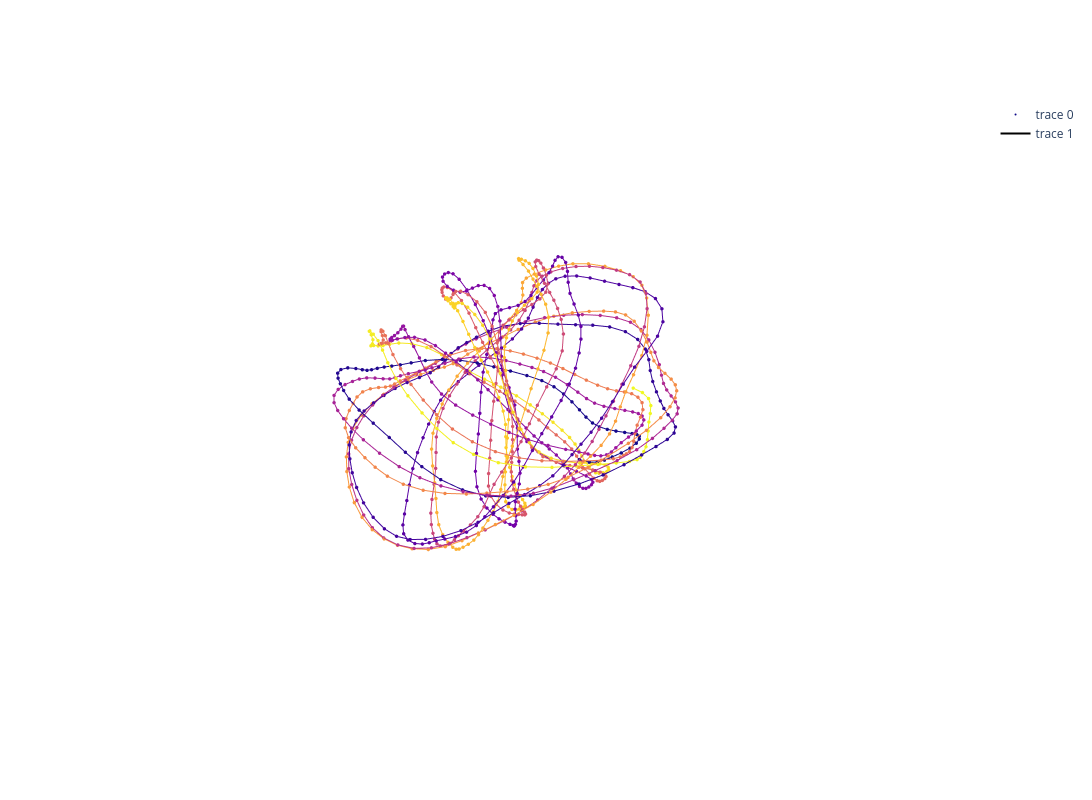

Notebook code for this chart:
### Code cell
scaled_perturbation = StandardScaler().fit_transform(perturb_recordings[0][500:])
print(scaled_perturbation.shape)
pca_perturbation = PCA(n_components=3).fit_transform(scaled_perturbation)
print(pca_perturbation.shape)

fig = go.Figure(data=go.Scatter3d(
    x=pca_perturbation[:,0],
    y=pca_perturbation[:,1],
    z=pca_perturbation[:,2],
    mode='markers',
    marker=dict(
        size=2,
        opacity=1.0,
        colorscale="plasma",
        color=np.arange(0,len(pca_perturbation))
    )

))

fig.update_traces(selector=dict(mode='markers'))

fig.add_scatter3d(
    x=pca_perturbation[:,0],
    y=pca_perturbation[:,1],
    z=pca_perturbation[:,2],
    mode='lines',
    line=dict(
        colorscale="plasma",
        color=np.arange(0,len(pca_perturbation))
    )
)

fig.update_traces(selector=dict(mode='lines'))

fig.update_layout(
    autosize=False,
    width=1200,  # Set the desired width in pixels
    height=800, # Set the desired height in pixels
    margin=dict(l=50, r=50, b=100, t=100, pad=4), # Optional: adjust margins
    scene=dict(
        xaxis=dict(visible=False),
        yaxis=dict(visible=False),
        zaxis=dict(visible=False)
    )
)

### Figure 1 — Plotly figure (JSON) as saved in the notebook; plotly's stock layout.template omitted (floating-point values rounded to 4 significant figures; data arrays with more than 128 entries replaced by an {"elided": "..."} marker saying what was removed)
{"data": [{"marker": {"color": {"elided": "1001 int values"}, "colorscale": [[0, "#0d0887"], [0.1111, "#46039f"], [0.2222, "#7201a8"], [0.3333, "#9c179e"], [0.4444, "#bd3786"], [0.5556, "#d8576b"], [0.6667, "#ed7953"], [0.7778, "#fb9f3a"], [0.8889, "#fdca26"], [1, "#f0f921"]], "opacity": 1, "size": 2}, "mode": "markers", "type": "scatter3d", "x": {"elided": "1001 float values"}, "y": {"elided": "1001 float values"}, "z": {"elided": "1001 float values"}}, {"line": {"color": {"elided": "1001 int values"}, "colorscale": [[0, "#0d0887"], [0.1111, "#46039f"], [0.2222, "#7201a8"], [0.3333, "#9c179e"], [0.4444, "#bd3786"], [0.5556, "#d8576b"], [0.6667, "#ed7953"], [0.7778, "#fb9f3a"], [0.8889, "#fdca26"], [1, "#f0f921"]]}, "mode": "lines", "type": "scatter3d", "x": {"elided": "1001 float values"}, "y": {"elided": "1001 float values"}, "z": {"elided": "1001 float values"}}], "layout": {"autosize": false, "height": 800, "margin": {"b": 100, "l": 50, "pad": 4, "r": 50, "t": 100}, "scene": {"xaxis": {"visible": false}, "yaxis": {"visible": false}, "zaxis": {"visible": false}}, "width": 1200}}
